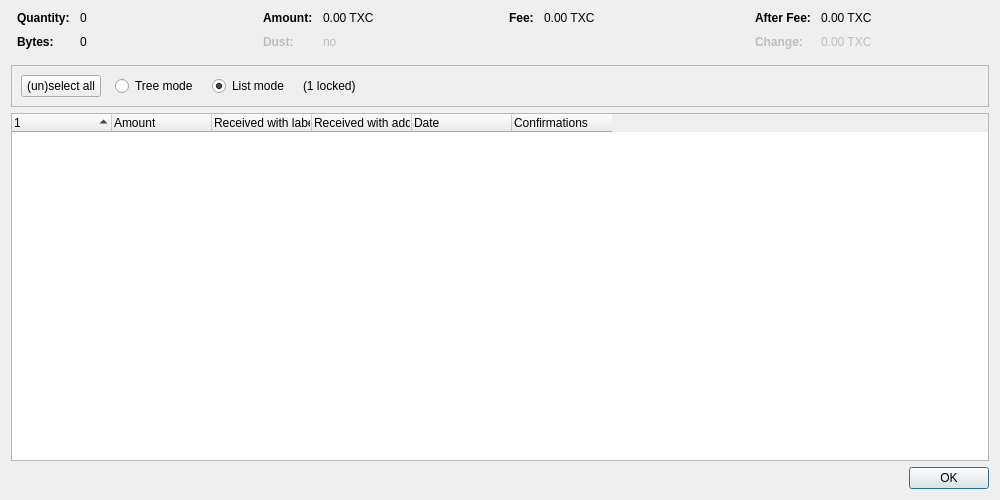
<?xml version="1.0" encoding="UTF-8"?>
<ui version="4.0">
 <class>CoinControlDialog</class>
 <widget class="QDialog" name="CoinControlDialog">
  <property name="geometry">
   <rect>
    <x>0</x>
    <y>0</y>
    <width>1000</width>
    <height>500</height>
   </rect>
  </property>
  <property name="windowTitle">
   <string>Coin Selection</string>
  </property>
  <layout class="QVBoxLayout" name="verticalLayout">
   <item>
    <layout class="QHBoxLayout" name="horizontalLayoutTop" stretch="0,0,0,0">
     <property name="topMargin">
      <number>0</number>
     </property>
     <property name="bottomMargin">
      <number>10</number>
     </property>
     <item>
      <layout class="QFormLayout" name="formLayoutCoinControl1">
       <property name="horizontalSpacing">
        <number>10</number>
       </property>
       <property name="verticalSpacing">
        <number>10</number>
       </property>
       <property name="leftMargin">
        <number>6</number>
       </property>
       <property name="rightMargin">
        <number>6</number>
       </property>
       <item row="0" column="0">
        <widget class="QLabel" name="labelCoinControlQuantityText">
         <property name="font">
          <font>
           <weight>75</weight>
           <bold>true</bold>
          </font>
         </property>
         <property name="text">
          <string>Quantity:</string>
         </property>
        </widget>
       </item>
       <item row="0" column="1">
        <widget class="QLabel" name="labelCoinControlQuantity">
         <property name="cursor">
          <cursorShape>IBeamCursor</cursorShape>
         </property>
         <property name="contextMenuPolicy">
          <enum>Qt::ActionsContextMenu</enum>
         </property>
         <property name="text">
          <string notr="true">0</string>
         </property>
         <property name="textInteractionFlags">
          <set>Qt::LinksAccessibleByMouse|Qt::TextSelectableByKeyboard|Qt::TextSelectableByMouse</set>
         </property>
        </widget>
       </item>
       <item row="1" column="0">
        <widget class="QLabel" name="labelCoinControlBytesText">
         <property name="font">
          <font>
           <weight>75</weight>
           <bold>true</bold>
          </font>
         </property>
         <property name="text">
          <string>Bytes:</string>
         </property>
        </widget>
       </item>
       <item row="1" column="1">
        <widget class="QLabel" name="labelCoinControlBytes">
         <property name="cursor">
          <cursorShape>IBeamCursor</cursorShape>
         </property>
         <property name="contextMenuPolicy">
          <enum>Qt::ActionsContextMenu</enum>
         </property>
         <property name="text">
          <string notr="true">0</string>
         </property>
         <property name="textInteractionFlags">
          <set>Qt::LinksAccessibleByMouse|Qt::TextSelectableByKeyboard|Qt::TextSelectableByMouse</set>
         </property>
        </widget>
       </item>
      </layout>
     </item>
     <item>
      <layout class="QFormLayout" name="formLayoutCoinControl2">
       <property name="horizontalSpacing">
        <number>10</number>
       </property>
       <property name="verticalSpacing">
        <number>10</number>
       </property>
       <property name="leftMargin">
        <number>6</number>
       </property>
       <property name="rightMargin">
        <number>6</number>
       </property>
       <item row="0" column="0">
        <widget class="QLabel" name="labelCoinControlAmountText">
         <property name="font">
          <font>
           <weight>75</weight>
           <bold>true</bold>
          </font>
         </property>
         <property name="text">
          <string>Amount:</string>
         </property>
        </widget>
       </item>
       <item row="0" column="1">
        <widget class="QLabel" name="labelCoinControlAmount">
         <property name="cursor">
          <cursorShape>IBeamCursor</cursorShape>
         </property>
         <property name="contextMenuPolicy">
          <enum>Qt::ActionsContextMenu</enum>
         </property>
         <property name="text">
          <string notr="true">0.00 TXC</string>
         </property>
         <property name="textInteractionFlags">
          <set>Qt::LinksAccessibleByMouse|Qt::TextSelectableByKeyboard|Qt::TextSelectableByMouse</set>
         </property>
        </widget>
       </item>
       <item row="1" column="0">
        <widget class="QLabel" name="labelCoinControlLowOutputText">
         <property name="enabled">
          <bool>false</bool>
         </property>
         <property name="font">
          <font>
           <weight>75</weight>
           <bold>true</bold>
          </font>
         </property>
         <property name="text">
          <string>Dust:</string>
         </property>
        </widget>
       </item>
       <item row="1" column="1">
        <widget class="QLabel" name="labelCoinControlLowOutput">
         <property name="enabled">
          <bool>false</bool>
         </property>
         <property name="cursor">
          <cursorShape>IBeamCursor</cursorShape>
         </property>
         <property name="contextMenuPolicy">
          <enum>Qt::ActionsContextMenu</enum>
         </property>
         <property name="text">
          <string notr="true">no</string>
         </property>
         <property name="textInteractionFlags">
          <set>Qt::LinksAccessibleByMouse|Qt::TextSelectableByKeyboard|Qt::TextSelectableByMouse</set>
         </property>
        </widget>
       </item>
      </layout>
     </item>
     <item>
      <layout class="QFormLayout" name="formLayoutCoinControl3">
       <property name="horizontalSpacing">
        <number>10</number>
       </property>
       <property name="verticalSpacing">
        <number>10</number>
       </property>
       <property name="leftMargin">
        <number>6</number>
       </property>
       <property name="rightMargin">
        <number>6</number>
       </property>
       <item row="0" column="0">
        <widget class="QLabel" name="labelCoinControlFeeText">
         <property name="font">
          <font>
           <weight>75</weight>
           <bold>true</bold>
          </font>
         </property>
         <property name="text">
          <string>Fee:</string>
         </property>
        </widget>
       </item>
       <item row="0" column="1">
        <widget class="QLabel" name="labelCoinControlFee">
         <property name="cursor">
          <cursorShape>IBeamCursor</cursorShape>
         </property>
         <property name="contextMenuPolicy">
          <enum>Qt::ActionsContextMenu</enum>
         </property>
         <property name="text">
          <string notr="true">0.00 TXC</string>
         </property>
         <property name="textInteractionFlags">
          <set>Qt::LinksAccessibleByMouse|Qt::TextSelectableByKeyboard|Qt::TextSelectableByMouse</set>
         </property>
        </widget>
       </item>
      </layout>
     </item>
     <item>
      <layout class="QFormLayout" name="formLayoutCoinControl4">
       <property name="horizontalSpacing">
        <number>10</number>
       </property>
       <property name="verticalSpacing">
        <number>10</number>
       </property>
       <property name="leftMargin">
        <number>6</number>
       </property>
       <property name="rightMargin">
        <number>6</number>
       </property>
       <item row="0" column="0">
        <widget class="QLabel" name="labelCoinControlAfterFeeText">
         <property name="font">
          <font>
           <weight>75</weight>
           <bold>true</bold>
          </font>
         </property>
         <property name="text">
          <string>After Fee:</string>
         </property>
        </widget>
       </item>
       <item row="0" column="1">
        <widget class="QLabel" name="labelCoinControlAfterFee">
         <property name="cursor">
          <cursorShape>IBeamCursor</cursorShape>
         </property>
         <property name="contextMenuPolicy">
          <enum>Qt::ActionsContextMenu</enum>
         </property>
         <property name="text">
          <string notr="true">0.00 TXC</string>
         </property>
         <property name="textInteractionFlags">
          <set>Qt::LinksAccessibleByMouse|Qt::TextSelectableByKeyboard|Qt::TextSelectableByMouse</set>
         </property>
        </widget>
       </item>
       <item row="1" column="0">
        <widget class="QLabel" name="labelCoinControlChangeText">
         <property name="enabled">
          <bool>false</bool>
         </property>
         <property name="font">
          <font>
           <weight>75</weight>
           <bold>true</bold>
          </font>
         </property>
         <property name="text">
          <string>Change:</string>
         </property>
        </widget>
       </item>
       <item row="1" column="1">
        <widget class="QLabel" name="labelCoinControlChange">
         <property name="enabled">
          <bool>false</bool>
         </property>
         <property name="cursor">
          <cursorShape>IBeamCursor</cursorShape>
         </property>
         <property name="contextMenuPolicy">
          <enum>Qt::ActionsContextMenu</enum>
         </property>
         <property name="text">
          <string notr="true">0.00 TXC</string>
         </property>
         <property name="textInteractionFlags">
          <set>Qt::LinksAccessibleByMouse|Qt::TextSelectableByKeyboard|Qt::TextSelectableByMouse</set>
         </property>
        </widget>
       </item>
      </layout>
     </item>
    </layout>
   </item>
   <item>
    <widget class="QFrame" name="frame">
     <property name="minimumSize">
      <size>
       <width>0</width>
       <height>40</height>
      </size>
     </property>
     <property name="frameShape">
      <enum>QFrame::StyledPanel</enum>
     </property>
     <property name="frameShadow">
      <enum>QFrame::Sunken</enum>
     </property>
     <layout class="QHBoxLayout" name="horizontalLayout">
      <item>
       <layout class="QHBoxLayout" name="horizontalLayoutPanel" stretch="0,0,0,0,0">
        <property name="spacing">
         <number>14</number>
        </property>
        <item>
         <widget class="QPushButton" name="pushButtonSelectAll">
          <property name="sizePolicy">
           <sizepolicy hsizetype="Maximum" vsizetype="Fixed">
            <horstretch>0</horstretch>
            <verstretch>0</verstretch>
           </sizepolicy>
          </property>
          <property name="text">
           <string>(un)select all</string>
          </property>
          <property name="autoDefault">
           <bool>false</bool>
          </property>
         </widget>
        </item>
        <item>
         <widget class="QRadioButton" name="radioTreeMode">
          <property name="sizePolicy">
           <sizepolicy hsizetype="Maximum" vsizetype="Fixed">
            <horstretch>0</horstretch>
            <verstretch>0</verstretch>
           </sizepolicy>
          </property>
          <property name="text">
           <string>Tree mode</string>
          </property>
         </widget>
        </item>
        <item>
         <widget class="QRadioButton" name="radioListMode">
          <property name="sizePolicy">
           <sizepolicy hsizetype="Maximum" vsizetype="Fixed">
            <horstretch>0</horstretch>
            <verstretch>0</verstretch>
           </sizepolicy>
          </property>
          <property name="text">
           <string>List mode</string>
          </property>
          <property name="checked">
           <bool>true</bool>
          </property>
         </widget>
        </item>
        <item>
         <widget class="QLabel" name="labelLocked">
          <property name="text">
           <string notr="true">(1 locked)</string>
          </property>
         </widget>
        </item>
        <item>
         <spacer name="horizontalSpacer">
          <property name="orientation">
           <enum>Qt::Horizontal</enum>
          </property>
          <property name="sizeHint" stdset="0">
           <size>
            <width>40</width>
            <height>20</height>
           </size>
          </property>
         </spacer>
        </item>
       </layout>
      </item>
     </layout>
    </widget>
   </item>
   <item>
    <widget class="CoinControlTreeWidget" name="treeWidget">
     <property name="contextMenuPolicy">
      <enum>Qt::CustomContextMenu</enum>
     </property>
     <property name="sortingEnabled">
      <bool>false</bool>
     </property>
     <property name="columnCount">
      <number>6</number>
     </property>
     <attribute name="headerShowSortIndicator" stdset="0">
      <bool>true</bool>
     </attribute>
     <attribute name="headerStretchLastSection">
      <bool>false</bool>
     </attribute>
     <column>
      <property name="text">
       <string/>
      </property>
     </column>
     <column>
      <property name="text">
       <string>Amount</string>
      </property>
     </column>
     <column>
      <property name="text">
       <string>Received with label</string>
      </property>
     </column>
     <column>
      <property name="text">
       <string>Received with address</string>
      </property>
     </column>
     <column>
      <property name="text">
       <string>Date</string>
      </property>
     </column>
     <column>
      <property name="text">
       <string>Confirmations</string>
      </property>
      <property name="toolTip">
       <string>Confirmed</string>
      </property>
     </column>
     <column>
      <property name="text">
       <string/>
      </property>
     </column>
     <column>
      <property name="text">
       <string/>
      </property>
     </column>
     <column>
      <property name="text">
       <string/>
      </property>
     </column>
     <column>
      <property name="text">
       <string/>
      </property>
     </column>
    </widget>
   </item>
   <item>
    <widget class="QDialogButtonBox" name="buttonBox">
     <property name="orientation">
      <enum>Qt::Horizontal</enum>
     </property>
     <property name="standardButtons">
      <set>QDialogButtonBox::Ok</set>
     </property>
    </widget>
   </item>
  </layout>
 </widget>
 <customwidgets>
  <customwidget>
   <class>CoinControlTreeWidget</class>
   <extends>QTreeWidget</extends>
   <header>qt/coincontroltreewidget.h</header>
  </customwidget>
 </customwidgets>
 <resources/>
 <connections/>
</ui>
